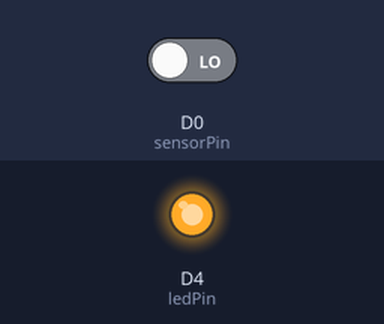
The sketch below on a simulated ESP8266 (NodeMCU). Shown: output pins drawn as LEDs (lit = HIGH). The test bench sets the inputs (shaded band); at power-on: D0 (sensorPin) LOW.

Above: at 1.2 s.
1.3 s: D0 (sensorPin) driven HIGH
At 2.5 s:
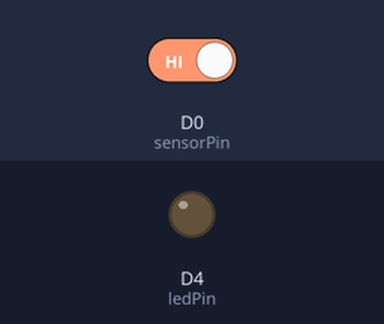
2.8 s: D0 (sensorPin) driven LOW
At 3.7 s:
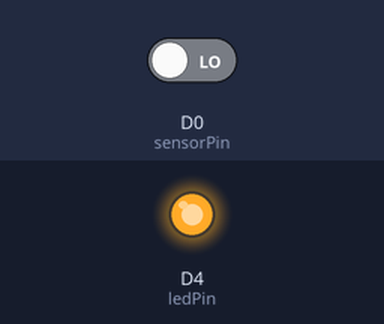
Timing chart, 0 to 5.8 s (numbered marks = the images above; inputs shaded):
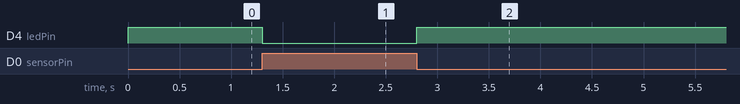

The sketch:

s18_Infrared_Obstacle_Avoidance.ino
```cpp
/*

Ks0051 keyestudio Infrared Obstacle Avoidance Sensor

_________________________________
|  SETUP                          |
|Sensor pin  ::    Particle pin   |
|   +        ::        3.3v       |
|   -        ::        GND        |
|   S        ::        D0         |
|   EN       ::        null       |
|   led      ::        D4         |
|   gnd      ::        gnd        |
|_________________________________|


SPECIFICATIONS:

internal led
digital button
leave fourth pin vacant
detection distance: 2-40cm (can ajust distance of detection through the nob)
effective angle: 35 degrees

src: https://wiki.keyestudio.com/Ks0051_keyestudio_Infrared_Obstacle_Avoidance_Sensor
*/

#define sensorPin D0
#define ledPin D4
int sensorState = 0;

void setup() {
  pinMode(ledPin, OUTPUT);
  pinMode(sensorPin, INPUT); }
void loop(){
  // read the state of the sensor value:
  sensorState = digitalRead(sensorPin);
  // if it is, the sensorState is HIGH:
  if (sensorState == HIGH) {
     digitalWrite(ledPin, LOW);
  }
  else {
       digitalWrite(ledPin, HIGH);
  }
}
```

Measured:
- after the input at 1.3 s, D4 (ledPin): HIGH → LOW at once
- after the input at 2.8 s, D4 (ledPin): LOW → HIGH at once
